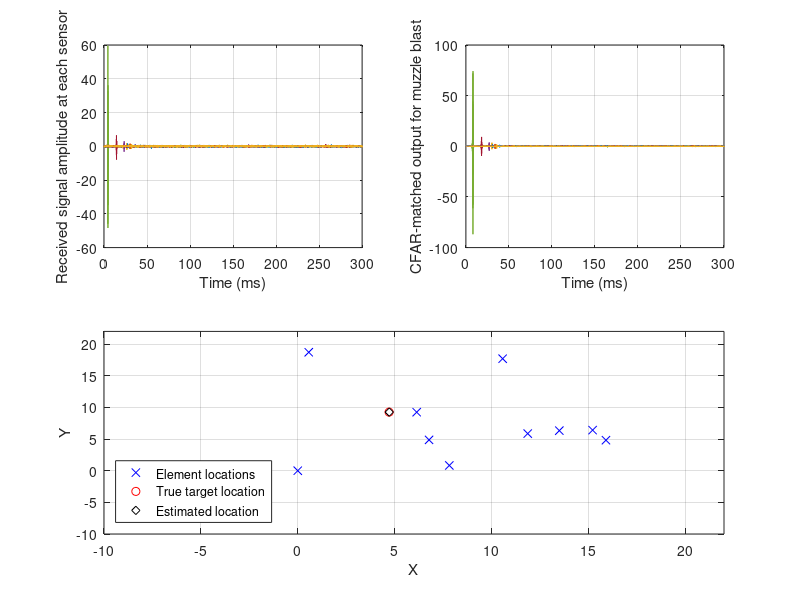

Write the MATLAB code that produced this figure.
% let's carry forward from test5. here, we use CA-CFAR (cell-averaging
% constant false-alarm rate) thresholding method to threshold the matched-filter
% output to find the delay. also, we now switch to practical sampling rates
% for acoustic signals: 44.1KHz.

clc;
clear;
pkg load communications;

% muzzle
A=14; 					% peak amplitude
Tr_m=10e-6;				% rise time
Td_m=0.4e-3;					% decay time
Tdur_m=10*Td_m;				% signal duration
Fs=44100;
Ts=1/Fs;				% sampling interval
t_m = (0:Ts:Tdur_m-Ts)';	% time vector
xt1_muzzle = A*(t_m(t_m<=Tr_m)/Tr_m);
xt2_muzzle = A*(1 - t_m(t_m>Tr_m)/Td_m).*exp(-t_m(t_m>Tr_m)/Td_m);
xt_muzzle = [xt1_muzzle;xt2_muzzle];

% FT characteristics
Nf=1024;
fk = (-0.5*Nf:0.5*Nf-1)'*pi/Nf;
Xf_muzzle = freqz(xt_muzzle,1,fk);

% anti-talk high-pass filter characteristics
Nord=15;									% filter order
Wc = 4.4e3/Fs*pi;						% cut-off
[b_talk,a_talk] = butter(Nord,Wc,'high');			% design highpass filter
[b_talk_noise,a_talk_noise] = butter(Nord,0.7*Wc,'low');	% generate low BW noise within 4k band (talk signal)

% define matched-filter {h(t) = x*(T-t)}
% now we have anti-talk filter, so the matched-filter waveform changes
xt_muzzle_waveform = filter(b_talk,a_talk,xt_muzzle);
Xf_muzzle_waveform = freqz(xt_muzzle_waveform,1,fk);
h_matched_muzzle = flipud(conj(xt_muzzle_waveform))/norm(xt_muzzle_waveform);

% CA-CFAR characteristics
Pfa=5e-2;							% required CFAR probability
M=17;								% CFAR window (always odd)
guard=1;							% guard-cells on each side of CUT
b_cfar = [ones(0.5*(M-1)-guard,1);zeros(2*guard+1,1);ones(0.5*(M-1)-guard,1)];
K0 = (1/Pfa)^(1/M)-1;

% reverb characteristics
D=1;				% reflection interval (in samples)
decay=0.2;			% decay
Necho=3;			% #reflections
b_rev=upsample((1-decay).^(0:Necho)',D+1);		% reverb filter

% array parameters
fc=22050;				% maximum freq component in the signal
Pmax=20;			% defines the area in which sensors are deployed
c=343;				% speed of sound
tht_target=0.35*pi;			% we are interested in only planar angle location and not elevation
R_target=Pmax*rand;					% target range (range is considered from reference)

% we are taking into consideration that the source can be within the max
% distance range. hence, the angle is different for all sensors.

steer = [cos(tht_target);sin(tht_target)];	% target direction vector
t = (0:Ts:0.3-Ts)';			% 300 ms capturing time = max range: ~100 m
Nt = numel(t);
nvar=-12;						% noise power (db)
Nelements=10;
%P = [[0;0],[0;1],[1;0],[1;1]]*Pmax;
P = [[0;0],rand(2,Nelements-1)*Pmax];

% signals captured using sensors
dR = sqrt(sum((P - R_target*steer).^2,1));			% target distance from each sensor
tau_muzzle_R = dR/c;
tau_muzzle = tau_muzzle_R;
for(k1=1:Nelements)
	muzzle_noise = wgn(1,Nt,nvar);
	talk_noise = filter(b_talk_noise,a_talk_noise,wgn(1,Nt,nvar));
	h_muzzle = A/sqrt(4*pi*dR(k1)^2)*sinc(fc*(t - tau_muzzle(k1)));
	x_delayed = filter(xt_muzzle,1,h_muzzle)';
	x_reverb = filter(b_rev,1,x_delayed);
	x_muzzle1 = filter(b_talk,a_talk,x_reverb) + muzzle_noise + talk_noise;
	
	% put CFAR while recording data
	y_CFAROut_muzzle = filter(b_cfar,1,abs(x_muzzle1));
	threshold_muzzle = y_CFAROut_muzzle*K0;
	x_muzzle(k1,:) = x_muzzle1.*threshold_muzzle;
end
x_received = x_muzzle;

% find peaks of matched-filter output
for(k2=1:Nelements)
	y_matchedOut_muzzle(k2,:) = filter(h_matched_muzzle,1,x_received(k2,:));
	[~,max_muzzle_ind(k2)] = max(abs(y_matchedOut_muzzle(k2,:)));
end

% estimated delay
% practically, the delays are measured compared to the minimum-delay
% element, so we modify all the delays accordingly. we find which sensor
% received the signal first, then adjust the delays accordingly.
[min_ind,ref_sensor] = min(max_muzzle_ind);
muzzle_ind_shifted = max_muzzle_ind - min_ind;
tau_estim_muzzle = muzzle_ind_shifted*Ts;

% range-sphere estimates
R_estim_muzzle = c*tau_estim_muzzle;

% localise the target (solve Vx=y for x)
V = 2*[P(1,:) - P(1,ref_sensor); P(2,:) - P(2,ref_sensor); R_estim_muzzle]';
y = (sum(P.^2) - sum(P(:,ref_sensor).^2) - R_estim_muzzle.^2).';
V(ref_sensor,:)=[]; y(ref_sensor)=[];			% remove the reference sensor datapoint
x = V\y;
target_loc_estim = x(1:2);

% plots
subplot(2,2,1);
plot(t/1e-3,x_received); grid on;
xlabel('Time (ms)'); ylabel('Received signal amplitude at each sensor');

subplot(2,2,2);
plot(t/1e-3,y_matchedOut_muzzle); grid on;
xlabel('Time (ms)'); ylabel('CFAR-matched output for muzzle blast');

subplot(2,2,3:4);
plot(P(1,:),P(2,:),'bx',R_target*steer(1),R_target*steer(2),'ro',target_loc_estim(1),target_loc_estim(2),'kd'); grid on;
xlabel('X'); ylabel('Y');
xlim([-10,Pmax*1.1]); ylim([-10,Pmax*1.1]);
legend('Element locations','True target location','Estimated location','Location','Southwest');

